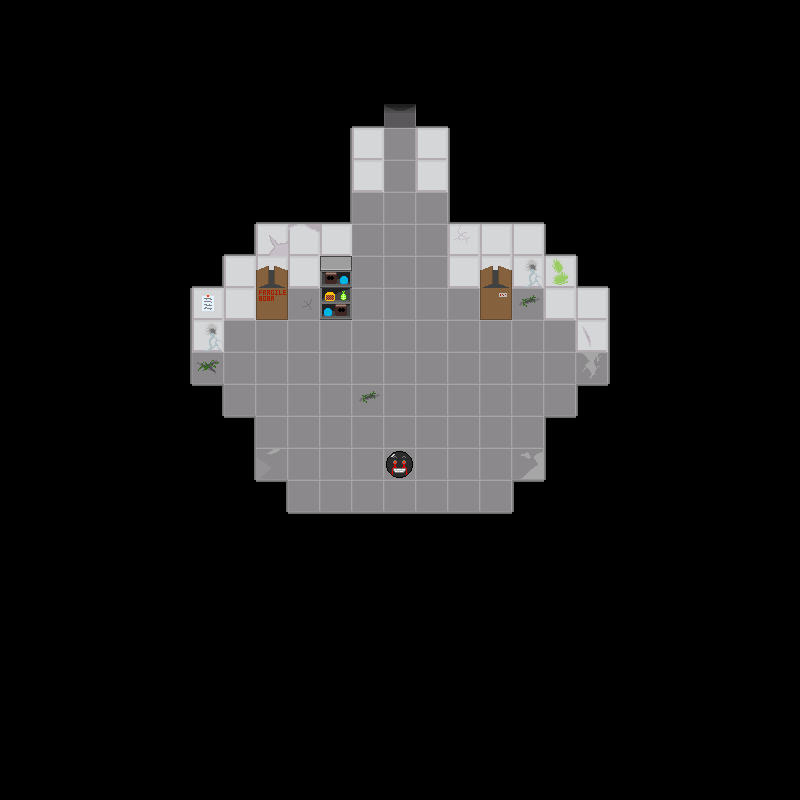

A level layout from a 2D game, rendered from its tile map. Below: a short description, then the map file with tile-grid data replaced by summaries:
An orthogonal 25x25 tile map with 32x32 px tiles, 5 tile layers (backgroundLayer, wallLayer, objectLayer, objectAboveLayer, ...), 2 tilesets and 1 object.

<map version="1.2" tiledversion="1.2.3" orientation="orthogonal" renderorder="right-down" width="25" height="25" tilewidth="32" tileheight="32" infinite="0" nextlayerid="7" nextobjectid="2">
 <tileset firstgid="1" name="floor1tiles" tilewidth="32" tileheight="32" tilecount="81" columns="9">
  <image source="../../assets/Floor 1/Floors/f1spritesheet.png" width="288" height="288" />
  <tile id="21">
   <properties>
    <property name="door" value="down" />
   </properties>
  </tile>
  <tile id="22">
   <properties>
    <property name="door" value="left" />
   </properties>
  </tile>
  <tile id="23">
   <properties>
    <property name="door" value="right" />
   </properties>
  </tile>
  <tile id="24">
   <properties>
    <property name="door" value="up" />
   </properties>
  </tile>
 </tileset>
 <tileset firstgid="82" name="objects" tilewidth="32" tileheight="32" tilecount="20" columns="4">
  <image source="../../assets/Floor 1/Floors/objspritesheet.png" width="128" height="160" />
 </tileset>
 <layer id="1" name="backgroundLayer" width="25" height="25">
  <data>[625 cells, 625 non-empty, 9 distinct tile ids]</data>
 </layer>
 <layer id="2" name="wallLayer" width="25" height="25">
  <data>[625 cells, 80 non-empty, 17 distinct tile ids]</data>
 </layer>
 <layer id="3" name="objectLayer" width="25" height="25">
  <data>[625 cells, 4 non-empty, 4 distinct tile ids]</data>
 </layer>
 <layer id="5" name="objectAboveLayer" width="25" height="25">
  <data>[625 cells, 3 non-empty, 2 distinct tile ids]</data>
 </layer>
 <objectgroup id="6" name="doorLayer">
  <object id="1" gid="81" x="384" y="128" width="32" height="32">
   <properties>
    <property name="door" value="up" />
   </properties>
  </object>
 </objectgroup>
 <layer id="4" name="aboveLayer" width="25" height="25">
  <data>[625 cells, 0 non-empty, 0 distinct tile ids]</data>
 </layer>
</map>
